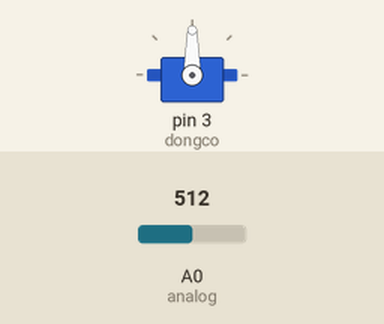
This sketch was run on a simulated Arduino Uno, built with avr-gcc and run on an emulated ATmega328P. Parts: servo. The inputs (shaded band) are chosen by the test bench; at power-on: A0 (analog) = 512.

Above: at 1.2 s.
1.3 s: A0 (analog) set to 716
At 2.5 s:
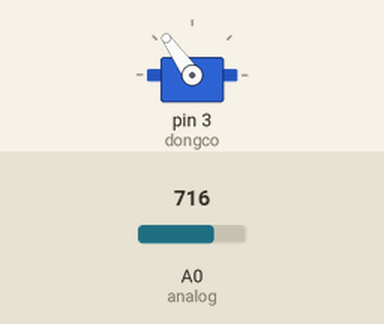
2.8 s: A0 (analog) set to 900
At 3.8 s:
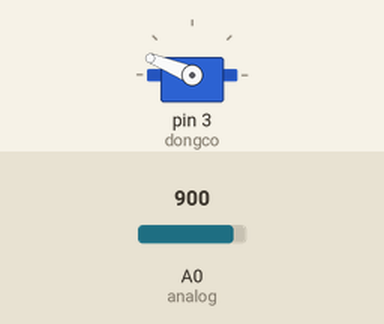
4.3 s: A0 (analog) set to 1023
At 4.9 s:
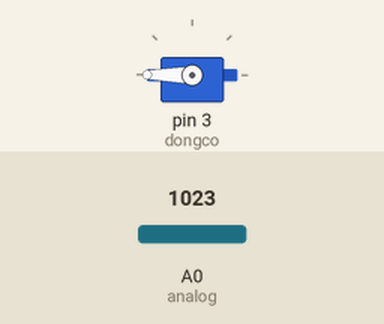
5.8 s: A0 (analog) set to 306
At 7.0 s:
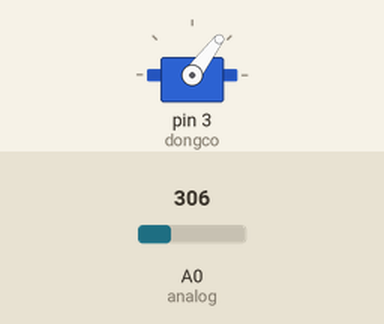
7.3 s: A0 (analog) set to 122
At 8.4 s:
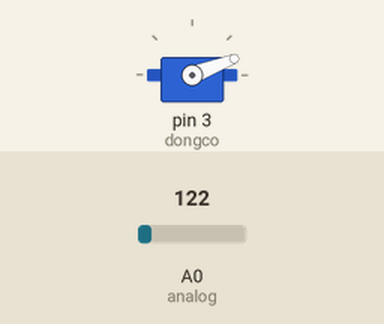
Timing chart, 0 to 9.8 s (numbered marks = the images above; inputs shaded):
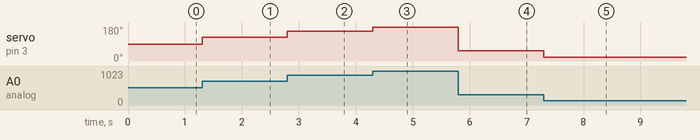

The sketch:

servo.ino
```cpp
#include<Servo.h>
int analog = A0;
int position;
Servo dongco;
void setup() {
  // put your setup code here, to run once:
  dongco.attach(3);
  Serial.begin(9600);

}

void loop() {
  // put your main code here, to run repeatedly:
  int giatrianalog= analogRead(analog);
  position = map(giatrianalog,0,1023,0,180);
  dongco.write(position);


}
```

Measured:
- after the input at 1.3 s, servo on pin 3 (dongco): 90° → 125° at once
- after the input at 2.8 s, servo on pin 3 (dongco): 125° → 158° at once
- after the input at 4.3 s, servo on pin 3 (dongco): 158° → 180° at once
- after the input at 5.8 s, servo on pin 3 (dongco): 180° → 53° at once
- after the input at 7.3 s, servo on pin 3 (dongco): 53° → 21° at once
